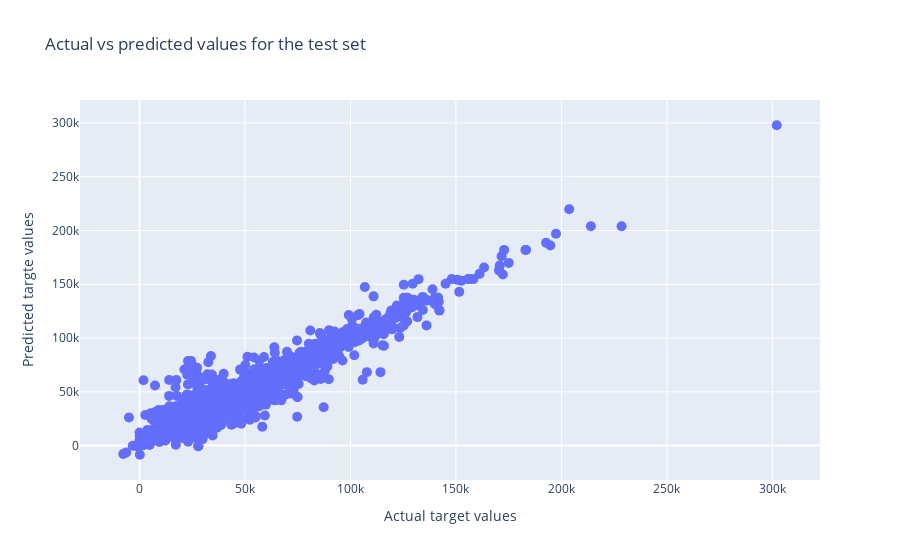

Notebook code cell kept with this figure:
### Markdown cell above
Por fim montamos um gráfico para visualizar melhor quais foram as predições do modelo em comparação com os valores reais que ele deveria ter obtido

### Code cell
go.Figure(
    go.Scatter(
        x=y_test,
        y=y_reg_pred,
        mode='markers',
        marker={
            'size':10
        }
    )
).update_layout(
    title='Actual vs predicted values for the test set',
    xaxis={'title':'Actual target values'},
    yaxis={'title':'Predicted targte values'}
)

### Figure 1 — Plotly figure (JSON) as saved in the notebook; plotly's stock layout.template omitted (floating-point values rounded to 4 significant figures; data arrays with more than 128 entries replaced by an {"elided": "..."} marker saying what was removed)
{"data": [{"marker": {"size": 10}, "mode": "markers", "type": "scatter", "x": {"elided": "31797 float values"}, "y": {"elided": "31797 float values"}}], "layout": {"title": {"text": "Actual vs predicted values for the test set"}, "xaxis": {"title": {"text": "Actual target values"}}, "yaxis": {"title": {"text": "Predicted targte values"}}}}
